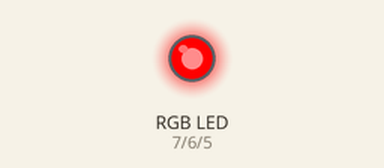
A sketch run on a simulated Arduino Uno, built with avr-gcc and run on an emulated ATmega328P. Shown: an RGB LED mixed from three pins (HIGH = lit). Dim RGB values are drawn brighter than linear.

Above: at 0.05 s.
At 1.75 s:
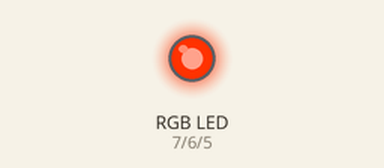
At 2.6 s:
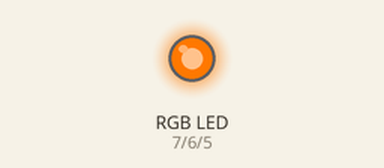
At 3.5 s:
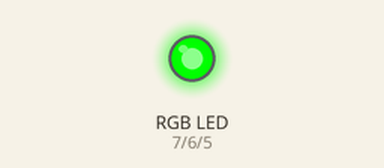
At 5.25 s:
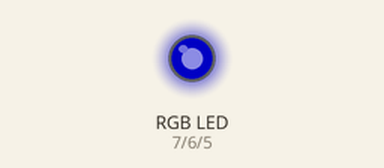
At 7.0 s:
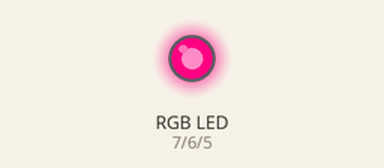
Timing chart, 0 to 9.1 s (numbered marks = the images above):
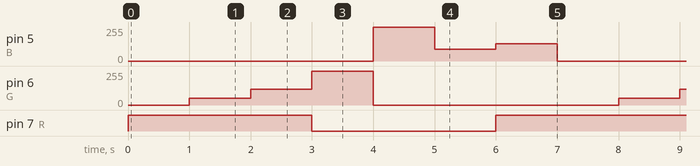

Measured:
- by itself, pin 5 (B): repeats every 7.0 s: 90/255 1.0 s, 130/255 1.0 s, 0/255 4.0 s, 255/255 1.0 s
- by itself, pin 6 (G): repeats every 7.0 s: 120/255 1.0 s, 255/255 1.0 s, 0/255 4.0 s, 50/255 1.0 s
- by itself, pin 7 (R): repeats every 7.0 s: LOW 3.0 s, HIGH 4.0 s

The sketch:

RGB_LED.ino
```cpp
int R=7;
int G=6;
int B=5;

void setup() {
  // put your setup code here, to run once:
  pinMode(R,OUTPUT);
  pinMode(G,OUTPUT);
  pinMode(B,OUTPUT);
}

void loop() {
  // put your main code here, to run repeatedly:
  analogWrite(R,255),analogWrite(G,0),analogWrite(B,0);
  delay(1000);
  analogWrite(R,255),analogWrite(G,50),analogWrite(B,0);
  delay(1000);
  analogWrite(R,255),analogWrite(G,120),analogWrite(B,0);
  delay(1000);
  analogWrite(R,0),analogWrite(G,255),analogWrite(B,0);
  delay(1000);
  analogWrite(R,0),analogWrite(G,0),analogWrite(B,255);
  delay(1000);
  analogWrite(R,0),analogWrite(G,0),analogWrite(B,90);
  delay(1000);
  analogWrite(R,130),analogWrite(G,0),analogWrite(B,130);
  delay(1000);
}
```
